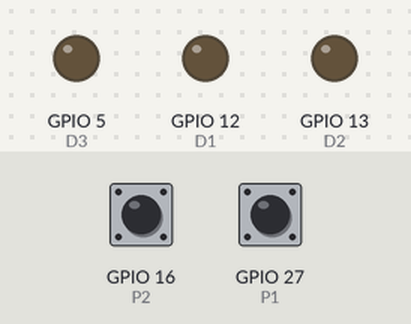
A sketch run on a simulated ESP32. Parts: output pins drawn as LEDs (lit = HIGH). Dashed ring = blinking. The inputs (shaded band) are chosen by the test bench; at power-on: GPIO 27 (P1) HIGH, GPIO 16 (P2) HIGH. Pins used as bus, display or sensor lines are not drawn.

Above: at 1.2 s.
1.3 s: GPIO 27 (P1) pulled LOW for 0.15 s
At 2.7 s:
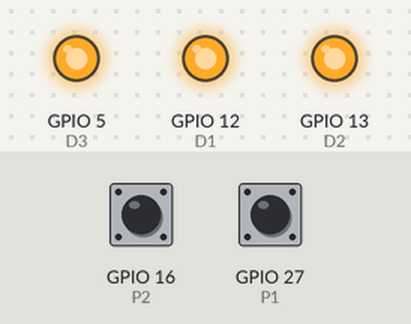
3.0 s: GPIO 27 (P1) pulled LOW for 1 s
At 3.25 s:
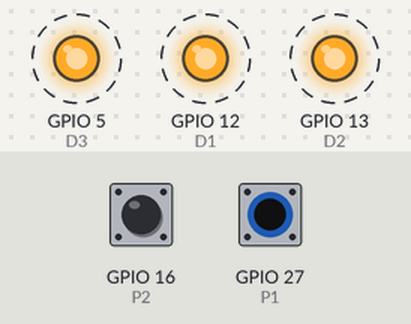
6.0 s: GPIO 27 (P1) pulled LOW for 3.2 s
At 10.1 s:
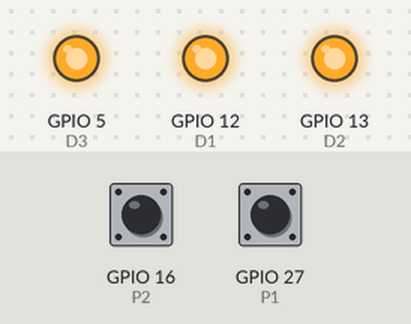
Timing chart, 0 to 11.6 s (numbered marks = the images above; inputs shaded):
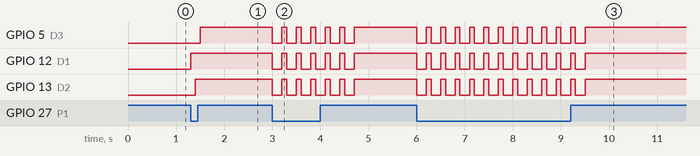

Measured:
- after the input at 1.3 s, GPIO 5 (D3): LOW → HIGH after 0.20 s; GPIO 12 (D1): LOW → HIGH at once; GPIO 13 (D2): LOW → HIGH after 0.10 s
- after the input at 3.0 s, GPIO 5 (D3), GPIO 12 (D1), GPIO 13 (D2): alternates HIGH for 0.10 s and LOW for 0.20 s, 12 changes in all, then stays HIGH, starting at once
- after the input at 6.0 s, GPIO 5 (D3), GPIO 12 (D1), GPIO 13 (D2): alternates HIGH for 0.10 s and LOW for 0.20 s, 24 changes in all, then stays HIGH, starting at once

The sketch:

D09_control_nivel.ino
```cpp
//------------------------------------------------------------
// Programa: D09_control_nivel.ino (ESP32 + BIOS Shield)
// Autor: Gabriel Bravo Eguren T31A (15-01-2025)
// Descripción: Control del encendido/apagado de los cuatro leds de la placa, según se
//              activen los pulsadores de llenado (P1) y vaciado (P2). Inicialmente el depósito está vacío (leds
//              D1,D2,D3 y D4 apagados). Si se pulsa P1 se encienden de forma consecutiva a intervalos de 100ms
//              hasta quedar todos encendidos. Si se pulsa P1 y ya está el depósito lleno parpadearán tres veces
//              todos los leds. Si se pulsa P2 se vacía el depósito apagándose los leds siguiendo la secuencia
//              D4,D3,D2 y D1 hasta quedar todos apagados.
//------------------------------------------------------------

#define P1 27
#define P2 16

#define D1 12
#define D2 13
#define D3 5
#define D4 23

bool lleno = false;

void setup()
{
  pinMode(P1, INPUT_PULLUP);
  pinMode(P2, INPUT_PULLUP);

  pinMode(D1, OUTPUT);
  pinMode(D2, OUTPUT);
  pinMode(D3, OUTPUT);
  pinMode(D4, OUTPUT);
}

void loop()
{
  if(!digitalRead(P2) && lleno)
  {
    digitalWrite(D4, 0);
    delay(100);
    digitalWrite(D3, 0);
    delay(100);
    digitalWrite(D2, 0);
    delay(100);
    digitalWrite(D1, 0);
    lleno = false;
  }

  if(!digitalRead(P1))
  {
    if(!lleno)
    {
      digitalWrite(D1, 1);
      delay(100);
      digitalWrite(D2, 1);
      delay(100);
      digitalWrite(D3, 1);
      delay(100);
      digitalWrite(D4, 1);
      lleno = true;
    }
    else
    {
      for(byte i = 0; i < 3; i++)
      {
        digitalWrite(D1, 0);
        digitalWrite(D2, 0);
        digitalWrite(D3, 0);
        digitalWrite(D4, 0);
        delay(200);
        digitalWrite(D1, 1);
        digitalWrite(D2, 1);
        digitalWrite(D3, 1);
        digitalWrite(D4, 1);
        delay(100);
      }
    }
  }
}
```
